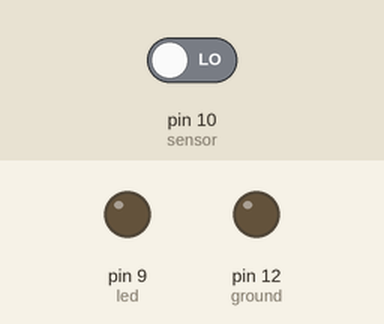
Simulated run of this sketch. Board: Arduino Uno, built with avr-gcc and run on an emulated ATmega328P. Shown: output pins drawn as LEDs (lit = HIGH). The test bench sets the inputs (shaded band); at power-on: pin 10 (sensor) LOW. Pins used as bus, display or sensor lines are not drawn; what the sketch prints to the serial monitor is not drawn.

Above: at 1.8 s.
1.9 s: pin 10 (sensor) driven HIGH
At 2.76 s:
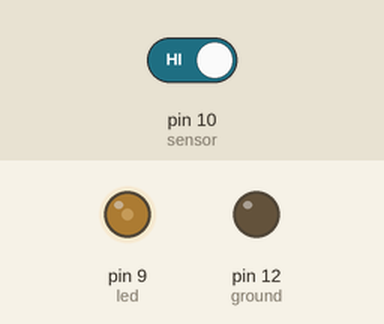
At 4.8 s:
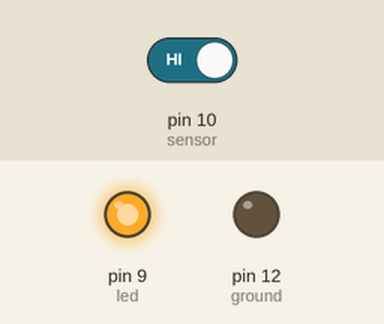
4.9 s: pin 10 (sensor) driven LOW
At 6.12 s:
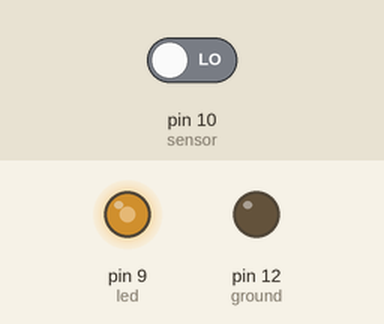
Timing chart, 0 to 9.1 s (numbered marks = the images above; inputs shaded):
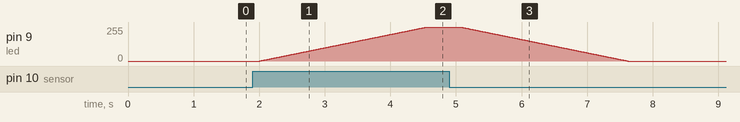

The sketch:

Magic_cup_light.ino
```cpp
// 매직컵라이트
int led = 9;
int sensor = 10;
int vcc = 11;
int ground = 12;

int state = 0;

void setup() {
  pinMode(led, OUTPUT);
  pinMode(sensor, INPUT);
  pinMode(vcc, OUTPUT);
  pinMode(ground, OUTPUT);

  digitalWrite(vcc, HIGH);
  digitalWrite(ground, LOW);

  Serial.begin(9600);
}

void loop() {
  int data = digitalRead(sensor);
  if(data == HIGH) {
    if(state != data){
      Serial.print("증가 : ");
      Serial.println(data);
      for(int i=0 ; i<256 ; i++) {
        analogWrite(led, i);
        delay(10);
      }
    }
  }
  else {
    if(state != data) {
      Serial.print("감소 : ");
      Serial.println(data);
      for(int j=255 ; j>=0 ; j--) {
        analogWrite(led, j);
        delay(10);
      }
    }
  }
  state = data;
  delay(500);
}
```

Measured:
- after the input at 1.9 s, pin 9 (led): moves from 0/255 to 255/255 over 2.5 s, starting after 0.11 s
- after the input at 4.9 s, pin 9 (led): moves from 255/255 to 0/255 over 2.5 s, starting after 0.17 s
